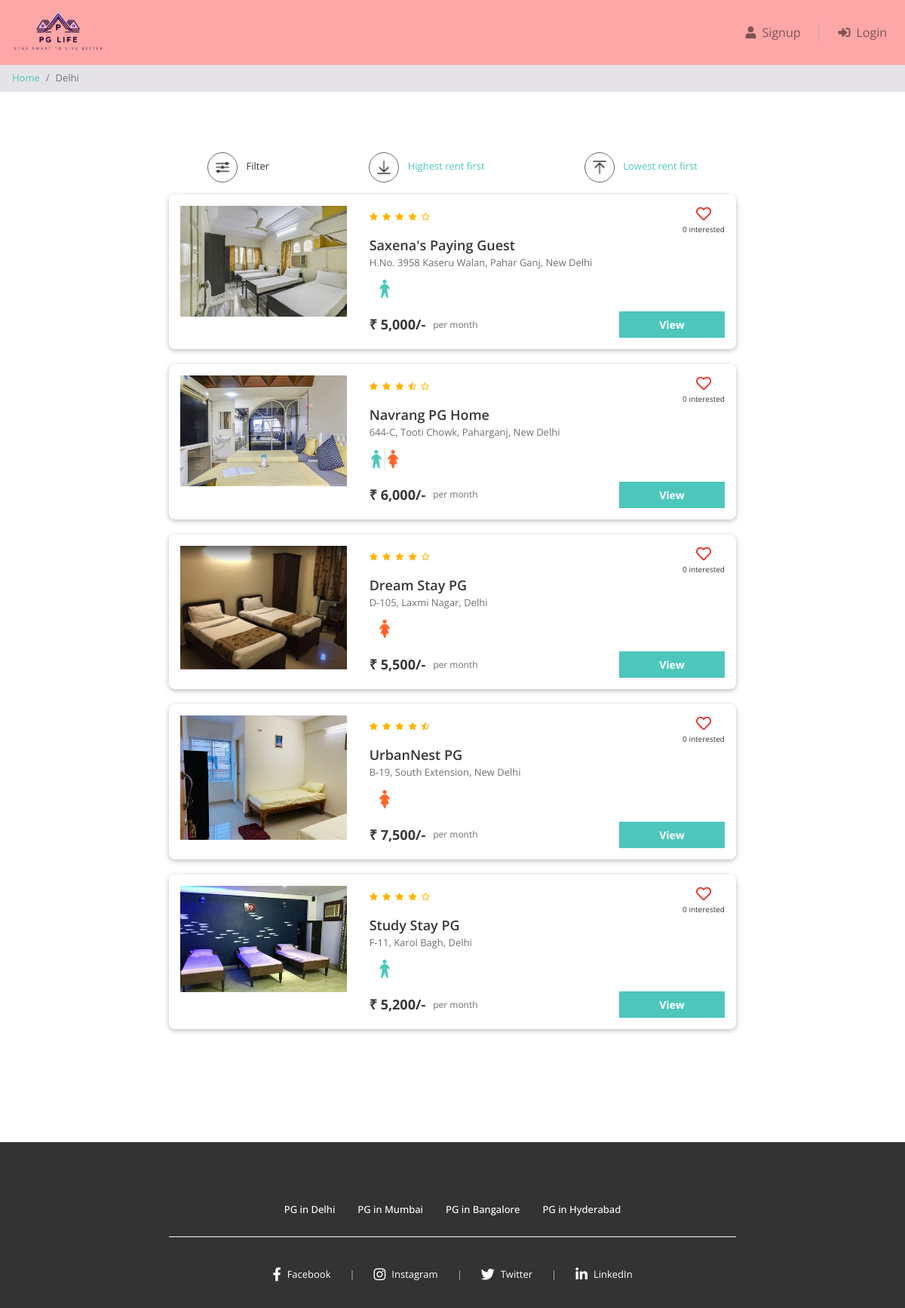
The app's page /property_list.php?city=Delhi with its own data.
### tables this page shows
CREATE TABLE properties (
  id INT NOT NULL AUTO_INCREMENT,
  city_id INT NOT NULL,
  name VARCHAR(100) NOT NULL,
  address VARCHAR(255) NOT NULL,
  description LONGTEXT NOT NULL,
  gender ENUM('male', 'female', 'unisex') NOT NULL,
  rent INT NOT NULL,
  rating_clean FLOAT(2,1) NOT NULL,
  rating_food FLOAT(2,1) NOT NULL,
  rating_safety FLOAT(2,1) NOT NULL,
  PRIMARY KEY(id),
  FOREIGN KEY(city_id) REFERENCES cities(id)
);

### property_list.php (the view, shortened to what this page needs)
<?php
require "includes/database_connect.php";
$city_name = $_GET["city"];
$gender_filter = $_GET['gender'] ?? '';
$sql_1 = "SELECT * FROM cities WHERE name = '$city_name'";
$result_1 = mysqli_query($conn, $sql_1);
$city = mysqli_fetch_assoc($result_1);
$city_id = $city['id'];
$sql_2 = "SELECT * FROM properties WHERE city_id = $city_id";
$result_2 = mysqli_query($conn, $sql_2);
$properties = mysqli_fetch_all($result_2, MYSQLI_ASSOC);
?>
<!DOCTYPE html>
<html lang="en">
<head>
    <?php include "includes/head_links.php"; ?>
    <link href="css/property_list.css" rel="stylesheet" />
</head>
<body>
    <?php include "includes/header.php"; ?>
    <nav aria-label="breadcrumb">
        <ol class="breadcrumb py-2">
            <li class="breadcrumb-item"><a href="index.php">Home</a></li>
            <li class="breadcrumb-item active" aria-current="page"><?php echo $city_name; ?></li>
        </ol>
    </nav>
    <div class="page-container">
        <div class="filter-bar row justify-content-around">
            <div class="col-auto" data-toggle="modal" data-target="#filter-modal">
                <img src="img/filter.png" alt="filter" />
                <span>Filter</span>
            </div>
            <div class="col-auto">
                <a href="property_list.php?city=<?= $city_name ?>&sort=high<?= $gender_filter ? '&gender=' . $gender_filter : '' ?>">
                    <img src="img/desc.png" alt="sort-desc" />
                    <span>Highest rent first</span>
                </a>
            </div>
            <div class="col-auto">
                <a href="property_list.php?city=<?= $city_name ?>&sort=low<?= $gender_filter ? '&gender=' . $gender_filter : '' ?>">
                    <img src="img/asc.png" alt="sort-asc" />
                    <span>Lowest rent first</span>
                </a>
            </div>
        </div>
        <?php
        foreach ($properties as $property) {
            $property_images = glob("img/properties/" . $property['id'] . "/*");
        ?>
            <div class="property-card property-id-<?= $property['id'] ?> row">
                <div class="image-container col-md-4">
                    <img src="<?= $property_images[0] ?>" />
                </div>
                <div class="content-container col-md-8">
                    <div class="row no-gutters justify-content-between">
                        <?php
                        $total_rating = round(($property['rating_clean'] + $property['rating_food'] + $property['rating_safety']) / 3, 1);
                        ?>
                        <div class="star-container" title="<?= $total_rating ?>">
                            <?php
                            for ($i = 0; $i < 5; $i++) {
                                if ($total_rating >= $i + 0.8) {
                                    echo '<i class="fas fa-star"></i>';
                                } elseif ($total_rating >= $i + 0.3) {
                                    echo '<i class="fas fa-star-half-alt"></i>';
                                } else {
                                    echo '<i class="far fa-star"></i>';
                                }
                            }
                            ?>
                        </div>
                        <div class="interested-container">
                            <?php
                            $interested_users_count = 0;
                            $is_interested = false;
                            ?>
                            <i class="is-interested-image <?= $is_interested ? 'fas' : 'far' ?> fa-heart" property_id="<?= $property['id'] ?>"></i>
                            <div class="interested-text">
                                <span class="interested-user-count"><?= $interested_users_count ?></span> interested
                            </div>
                        </div>
                    </div>
                    <div class="detail-container">
                        <div class="property-name"><?= $property['name'] ?></div>
                        <div class="property-address"><?= $property['address'] ?></div>
                        <div class="property-gender">
                            <img src="img/<?= $property['gender'] ?>.png" />
                        </div>
                    </div>
                    <div class="row no-gutters">
                        <div class="rent-container col-6">
                            <div class="rent">₹ <?= number_format($property['rent']) ?>/-</div>
                            <div class="rent-unit">per month</div>
                        </div>
                        <div class="button-container col-6">
                            <a href="property_detail.php?property_id=<?= $property['id'] ?>" class="btn btn-primary">View</a>
                        </div>
                    </div>
                </div>
            </div>
        <?php } ?>
    </div>
    <?php
    include "includes/footer.php";
    ?>
</body>
</html>

### includes/head_links.php (shortened to what this page needs)
<link href="css/bootstrap.min.css" rel="stylesheet" />
<link href="https://use.fontawesome.com/releases/v5.11.2/css/all.css" rel="stylesheet" />
<link href="css/common.css" rel="stylesheet" />

### includes/header.php (shortened to what this page needs)
<div class="header sticky-top">
    <nav class="navbar navbar-expand-md navbar-light">
        <a class="navbar-brand" href="index.php">
            <img src="img/logo-light.png" id="theme-logo" class="theme-logo" alt="PG Life Logo">
        </a>
        <div class="collapse navbar-collapse justify-content-end" id="my-navbar">
            <ul class="navbar-nav">
                <?php
                if (!isset($_SESSION["user_id"])) {
                ?>
                    <li class="nav-item">
                        <a class="nav-link" href="#" data-toggle="modal" data-target="#signup-modal">
                            <i class="fas fa-user"></i>Signup
                        </a>
                    </li>
                    <div class="nav-vl"></div>
                    <li class="nav-item">
                        <a class="nav-link" href="#" data-toggle="modal" data-target="#login-modal">
                            <i class="fas fa-sign-in-alt"></i>Login
                        </a>
                    </li>
                <?php
                }
                ?>
            </ul>
        </div>
    </nav>
</div>

### includes/footer.php (shortened to what this page needs)
<div class="footer">
    <div class="page-container footer-container">
        <div class="footer-cities">
            <div class="footer-city">
                <a href="property_list.php?city=Delhi">PG in Delhi</a>
            </div>
            <div class="footer-city">
                <a href="property_list.php?city=Mumbai">PG in Mumbai</a>
            </div>
            <div class="footer-city">
                <a href="property_list.php?city=Bengaluru">PG in Bangalore</a>
            </div>
            <div class="footer-city">
                <a href="property_list.php?city=Hyderabad">PG in Hyderabad</a>
            </div>
        </div>
         <div class="footer-social">
            <a href="https://facebook.com" target="_blank" class="social-link">
                <i class="fab fa-facebook-f"></i>
                <span>Facebook</span>
            </a>
            <span class="divider">|</span>
            <a href="https://instagram.com" target="_blank" class="social-link">
                <i class="fab fa-instagram"></i>
                <span>Instagram</span>
            </a>
            <span class="divider">|</span>
            <a href="https://twitter.com" target="_blank" class="social-link">
                <i class="fab fa-twitter"></i>
                <span>Twitter</span>
            </a>
            <span class="divider">|</span>
            <a href="https://linkedin.com" target="_blank" class="social-link">
                <i class="fab fa-linkedin-in"></i>
                <span>LinkedIn</span>
            </a>
        </div>
    </div>
</div>

### css/common.css (style rules this page uses)
* { box-sizing: border-box; font-family: 'Open Sans', sans-serif; }
body.light-theme { color: #373737; font-size: 16px; position: relative; }
body.light-theme .btn-primary, body.light-theme .btn-warning, body.light-theme .btn-danger { color: white; font-weight: bold; }
body.light-theme .breadcrumb { background-color: #e5e3e8; font-size: 13px; border-radius: 0px; margin-bottom: 0px; }
.page-container { max-width: 800px; padding: 80px 24px; margin: auto; }
body.light-theme .header { background-color: #ffa6a6; }
.header .navbar .navbar-brand img { height: 60px; }
.header .navbar .nav-item i { margin-right: 8px; }
body.light-theme .header .nav-vl { border-left: 2px solid #b3b2b278; height: 24px; margin: auto 16px; display: block; }

### css/property_list.css (style rules this page uses)
.filter-bar > div { cursor: pointer; font-size: 13px; text-align: center; margin-bottom: 16px; }
.filter-bar img { width: 40px; height: 40px; border-radius: 40px; border: 1px solid #646870; padding: 6px; margin-right: 8px; }
body.light-theme .property-card { background-color: #ffffff; color: #373737; border-radius: 8px; padding: 15px 0; margin: 0 auto 20px; box-shadow: 0 2px 5px rgba(0, 0, 0, 0.16), 0 2px 10px rgba(0, 0, 0, 0.12); }
.image-container { text-align: center; }
.image-container img { width: 100%; max-width: 300px; }
.star-container i { color: #ffb400 !important; font-size: 10px; margin-right: 6px; }
.interested-container { text-align: center; }
.interested-container i { color: #EA322E; font-size: 20px; cursor: pointer; }
.interested-text { font-size: 10px; }
.detail-container { padding-bottom: 10px; }
.property-name { font-size: 18px; font-weight: 600; }
body.light-theme .property-address { color: #6f6f6f; font-size: 13px; padding-bottom: 5px; }
.property-gender img { width: 40px; }
.rent-container { display: flex; align-items: center; }
.rent { font-size: 18px; font-weight: bold; padding-right: 10px; }
body.light-theme .rent-unit { color: #6f6f6f; font-size: 12px; }
.button-container .btn { font-size: 14px; border-radius: 0; width: 140px; float: right; }

### includes/header.php (style rules this page uses)
.theme-logo { height: 40px; transition: all 0.3s ease; }

### includes/footer.php (style rules this page uses)
.footer { background-color: #333333; font-size: 13px; margin-top: 50px; height: 220px; position: relative; bottom: 0; width: 100%; }
.footer-container { display: flex; flex-direction: column; height: 220px; }
.footer-cities { display: flex; justify-content: center; flex-wrap: wrap; gap: 30px; margin-bottom: 25px; }
.footer-city a { color: #ffffff; text-decoration: none; font-weight: 500; transition: color 0.3s; }
.footer-social { display: flex; justify-content: center; align-items: center; flex-wrap: wrap; gap: 15px; padding-top: 20px; border-top: 1px solid #ffffff; }
.social-link { display: flex; align-items: center; gap: 8px; color: #ffffff; text-decoration: none; transition: all 0.3s ease; padding: 0 10px; }
.social-link i { font-size: 18px; }
.divider { color: #ffffff; font-weight: 300; user-select: none; padding-top: 20px; padding-bottom: 20px; }

### records on screen
properties: shows a picture, interested_users_count "0", name "Saxena's Paying Guest", address "H.No. 3958 Kaseru Walan, Pahar Ganj, New Delhi", gender (picture), rent "5,000"
properties: shows a picture, interested_users_count "0", name "Navrang PG Home", address "644-C, Tooti Chowk, Paharganj, New Delhi", gender (picture), rent "6,000"
properties: shows a picture, interested_users_count "0", name "Dream Stay PG", address "D-105, Laxmi Nagar, Delhi", gender (picture), rent "5,500"
properties: shows a picture, rating_food 4 (drawn), interested_users_count "0", name "UrbanNest PG", address "B-19, South Extension, New Delhi", gender (picture), rent "7,500"
properties: shows a picture, interested_users_count "0", name "Study Stay PG", address "F-11, Karol Bagh, Delhi", gender (picture), rent "5,200"

### other values on screen
$city_name "Delhi"
